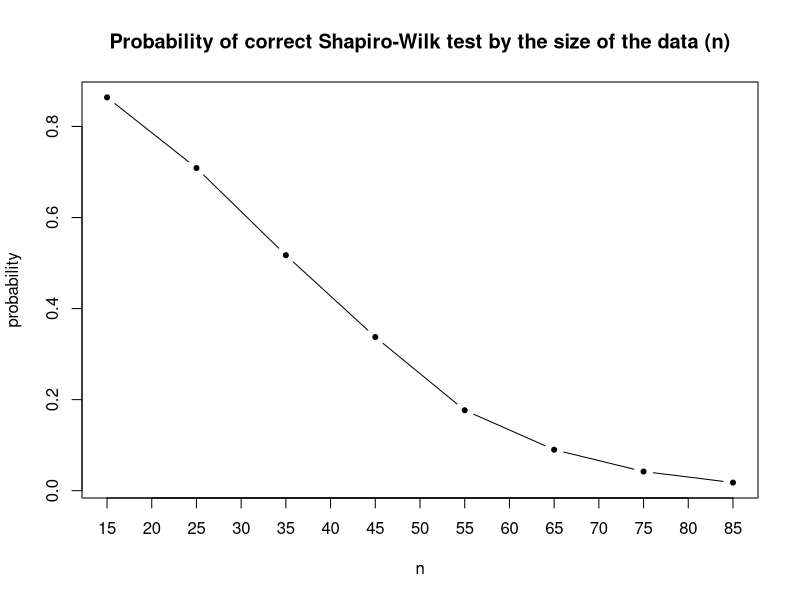
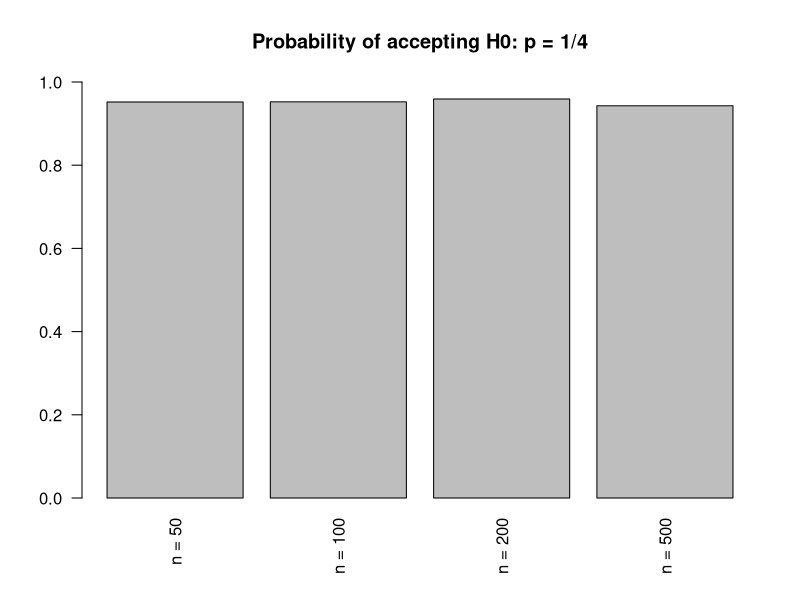

These charts were generated, in order, by the following R code:
## ---- chunk 1
knitr::opts_chunk$set(echo = TRUE)
## ---- chunk 2
set.seed(777)

floors = 2:16
people = 7
Nrep = 100000

task17.experiment.a = function(){
  floors.choosen = sample(floors, people, replace = T)
  anyDuplicated(floors.choosen) > 0
}

task14.prob.a = function(){
  output = replicate(Nrep, task17.experiment.a())
  sum(output) / length(output)
}

task14.prob.a()
## ---- chunk 3
1 - (factorial(15)/factorial(15-7))/15^7
## ---- chunk 4
task17.experiment.b = function(){
  floors = sample(floors, people, replace = T)
  sum(floors[1] == floors) > 1
}

task14.prob.b = function(){
  output = replicate(Nrep, task17.experiment.b())
  sum(output) / length(output)
}

task14.prob.b()
## ---- chunk 5
1 - dbinom(0, 6, 1/15)
## ---- chunk 6
a = 4
b = 5
alpha = 0.05
Nrep = 10^4
n.values = seq(15, 85, 10)

task2.experiment = function(n) {
  x = runif(n, a, b)
  shapiro.test(x)$p.value > alpha
} 

task2.replicate = function(n) {
  result = replicate(Nrep, task2.experiment(n))
  sum(result) / Nrep
}

task2.graph = function(n.values) {
  probabilities = sapply(n.values, task2.replicate)
  df = data.frame(n = n.values, probability = probabilities)
  plot(df, type = 'b', pch = 20,
       main = "Probability of correct Shapiro-Wilk test by the size of the data (n)",)
  axis(1, at = n.values, labels = n.values)
  df
}

task2.graph(n.values)
## ---- chunk 7
n.values = c(50, 100, 200, 500)
Nrep = 10000
p0 = 1/4

task3.experiment = function(n) {
  balls.all = c(1, 1, 0, 0, 0, 0, 0, 0)
  balls.drawn = sample(balls.all, n, replace = T)
  sum(balls.drawn == 1)
}

task3.test = function(n) {
  x = task3.experiment(n)
  z.obs = (x/n - p0)/sqrt(p0*(1 - p0)/n)
  p.value = 2*(1 - pnorm(abs(z.obs)))
  p.value > 0.05
}

task3.prob = function(n) {
  results = replicate(Nrep, task3.test(n))
  sum(results) / Nrep
}

task3.graph = function(n.values) {
  proportions = sapply(n.values, task3.prob)
  names(proportions) = paste("n =", n.values)
  
  barplot(proportions, ylim = c(0,1), las = 2,
          main = "Probability of accepting H0: p = 1/4")
  proportions
}

task3.graph(n.values)
